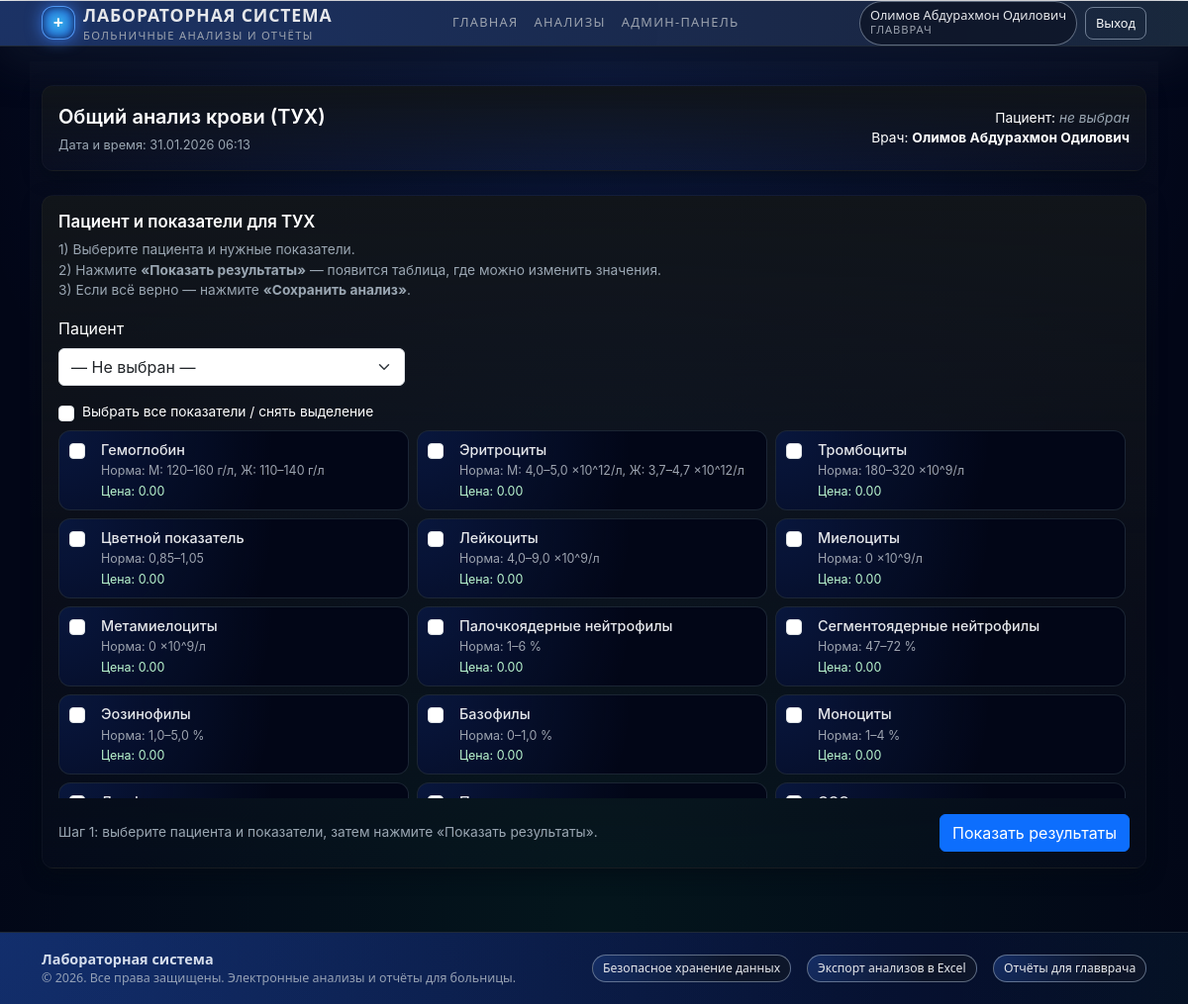
Page /pages/doctor/tuh.php (signed in) on the committed database.
### tables this page shows
CREATE TABLE `analysis_indicators` (
  `id` int(11) NOT NULL,
  `analysis_type_id` int(11) NOT NULL,
  `name` varchar(255) NOT NULL,
  `norm_text` varchar(255) NOT NULL,
  `default_price` decimal(10,2) NOT NULL DEFAULT 0.00
);

### includes/functions.php (called while the page is built, shortened)
<?php
function current_user_name(): string
{
    return $_SESSION['user_name'] ?? '';
}

### pages/doctor/tuh.php (the view, shortened to what this page needs)
<?php
require_once __DIR__ . '/../../includes/functions.php';
$doctorName = current_user_name();
$patientId       = null;
$patientName     = 'Пациент не выбран';
$patientSexLabel = '';
$sql = "
    SELECT ai.id, ai.name, ai.norm_text, ai.default_price
    FROM analysis_indicators ai
    JOIN analysis_types t ON ai.analysis_type_id = t.id
    WHERE t.code = 'TUH'
    ORDER BY ai.id
";
$stmt = $pdo->query($sql);
$tuhParams = $stmt->fetchAll();
$selectedIds   = [];
require_once __DIR__ . '/../../includes/header.php';
?>
<link rel="stylesheet" href="/lab-system/public/css/ba.css">
<div class="container py-4 ba-page">
    <div class="ba-header panel mb-4 p-3">
        <div class="d-flex flex-column flex-md-row justify-content-between align-items-md-center gap-2">
            <div>
                <div class="ba-header-title">Общий анализ крови (ТУХ)</div>
                <div class="ba-header-meta">
                    Дата и время: <?php echo date('d.m.Y H:i'); ?>
                </div>
            </div>
            <div class="text-md-end small">
                <div>
                    Пациент:
                    <?php if ($patientId): ?>
                        <strong><?php echo htmlspecialchars($patientName); ?></strong>
                        <?php if ($patientSexLabel): ?>
                            (<?php echo htmlspecialchars($patientSexLabel); ?>)
                        <?php endif; ?>
                    <?php else: ?>
                        <span class="text-muted-soft"><em>не выбран</em></span>
                    <?php endif; ?>
                </div>
                <div>
                    Врач:
                    <strong><?php echo htmlspecialchars($doctorName); ?></strong>
                </div>
            </div>
        </div>
    </div>
    <div class="panel p-3 mb-3">
        <h2 class="ba-section-title">Пациент и показатели для ТУХ</h2>
        <p class="text-muted-soft small mb-3">
            1) Выберите пациента и нужные показатели.<br>
            2) Нажмите <strong>«Показать результаты»</strong> — появится таблица, где можно изменить значения.<br>
            3) Если всё верно — нажмите <strong>«Сохранить анализ»</strong>.
        </p>
        <form method="post" action="/lab-system/index.php?page=tuh">
            <div class="row g-3 mb-3">
                <div class="col-12 col-md-6 col-lg-4">
                    <label class="form-label">Пациент</label>
                    <select name="patient_id" class="form-select">
                        <option value="">— Не выбран —</option>
                    </select>
                </div>
            </div>
            <div class="d-flex align-items-center mb-2">
                <input
                    type="checkbox"
                    id="select_all_tuh"
                    class="form-check-input me-2"
                >
                <label for="select_all_tuh" class="form-check-label small">
                    Выбрать все показатели / снять выделение
                </label>
            </div>
            <div class="row g-2 ba-parameters-list">
                <?php foreach ($tuhParams as $param): ?>
                    <div class="col-12 col-md-6 col-lg-4">
                        <label class="ba-param-item">
                            <input
                                type="checkbox"
                                class="form-check-input me-2 tuh-param-checkbox"
                                name="parameters[]"
                                value="<?php echo (int)$param['id']; ?>"
                                <?php echo in_array((int)$param['id'], $selectedIds, true) ? 'checked' : ''; ?>
                            >
                            <div class="ba-param-text">
                                <div class="ba-param-name">
                                    <?php echo htmlspecialchars($param['name']); ?>
                                </div>
                                <div class="ba-param-norm">
                                    Норма: <?php echo htmlspecialchars($param['norm_text']); ?>
                                </div>
                                <div class="ba-param-price">
                                    Цена: <?php echo number_format((float)$param['default_price'], 2, '.', ' '); ?>
                                </div>
                            </div>
                        </label>
                    </div>
                <?php endforeach; ?>
            </div>
            <div class="mt-3 d-flex justify-content-between align-items-center">
                <div class="small text-muted-soft">
                    Шаг 1: выберите пациента и показатели, затем нажмите
                    &laquo;Показать результаты&raquo;.
                </div>
                <button type="submit" class="btn btn-primary">
                    Показать результаты
                </button>
            </div>
        </form>
    </div>
</div>
<?php
require_once __DIR__ . '/../../includes/footer.php';

### public/css/base.css (style rules this page uses)
html, body { height: 100%; }
.panel { background: radial-gradient(circle at top left, rgba(37, 99, 235, 0.12), transparent 65%), #0b1120; border-radius: 18px; border: 1px solid rgba(31, 41, 55, 0.8); box-shadow: 0 18px 45px rgba(15, 23, 42, 0.9); color: white; animation: panelFadeIn 0.35s ease-out; }
.text-muted-soft { color: #9ca3af; }

### public/css/ba.css (style rules this page uses)
.ba-page { padding-bottom: 32px; }
.ba-header { background: radial-gradient(circle at top left, rgba(56, 189, 248, 0.25), transparent 65%), #020617; }
.ba-header-title { font-weight: 600; font-size: 1rem; color: #e5e7eb; }
.ba-header-meta { font-size: 0.8rem; color: #9ca3af; }
.ba-section-title { font-size: 0.95rem; font-weight: 600; color: #e5e7eb; }
.ba-parameters-list { max-height: 380px; overflow-y: auto; padding-right: 4px; }
.ba-param-item { display: flex; align-items: flex-start; gap: 8px; padding: 8px 10px; border-radius: 12px; background: radial-gradient(circle at top left, rgba(37, 99, 235, 0.18), transparent 60%), #020617; border: 1px solid rgba(31, 41, 55, 0.9); cursor: pointer; transition: background 0.16s ease-out, border-color 0.16s ease-out, transform 0.12s ease-out, box-shadow 0.12s ease-out; }
.ba-param-text { display: flex; flex-direction: column; gap: 2px; }
.ba-param-name { font-size: 0.9rem; font-weight: 500; color: #e5e7eb; }
.ba-param-norm { font-size: 0.78rem; color: #9ca3af; }
.ba-param-price { font-size: 0.78rem; color: #bbf7d0; }
:root { --bg:#0f1720; --panel:#11151a; --muted:#9aa6b2; --accent1:#6dd3ff; --accent2:#7be58a; --glass: rgba(255,255,255,0.03); --glass-2: rgba(255,255,255,0.04); --radius:12px; --tile-shadow: 0 6px 18px rgba(3,10,18,0.6); --trans: 220ms cubic-bezier(.2,.9,.3,1); }
.ba-page { background: linear-gradient(180deg, rgba(255,255,255,0.02), transparent 60%); color: #e6eef6; min-height: 100vh; font-family: Inter, "Segoe UI", Roboto, "Helvetica Neue", Arial, sans-serif; padding-bottom: 80px; }
.panel { background: linear-gradient(180deg, var(--panel), rgba(255,255,255,0.01)); border-radius: var(--radius); padding: 18px; box-shadow: var(--tile-shadow); border: 1px solid rgba(255,255,255,0.03); }
.ba-header-title { font-size: 1.25rem; font-weight: 600; color: #fff; }
.ba-header-meta { color: var(--muted); margin-top: 4px; }
.ba-section-title { font-weight: 600; color: #fff; font-size: 1.05rem; }
.text-muted-soft { color: var(--muted); }
.small { font-size:0.86rem; }

### rows in the picture
analysis_indicators: name "Гемоглобин", norm_text "М: 120–160 г/л, Ж: 110–140 г/л", default_price "0.00"
analysis_indicators: name "Эритроциты", norm_text "М: 4,0–5,0 ×10^12/л, Ж: 3,7–4,7 ×10^12/л", default_price "0.00"
analysis_indicators: name "Тромбоциты", norm_text "180–320 ×10^9/л", default_price "0.00"
analysis_indicators: name "Цветной показатель", norm_text "0,85–1,05", default_price "0.00"
analysis_indicators: name "Лейкоциты", norm_text "4,0–9,0 ×10^9/л", default_price "0.00"
analysis_indicators: name "Миелоциты", norm_text "0 ×10^9/л", default_price "0.00"
analysis_indicators: name "Метамиелоциты", norm_text "0 ×10^9/л", default_price "0.00"
analysis_indicators: name "Палочкоядерные нейтрофилы", norm_text "1–6 %", default_price "0.00"
analysis_indicators: name "Сегментоядерные нейтрофилы", norm_text "47–72 %", default_price "0.00"
analysis_indicators: name "Эозинофилы", norm_text "1,0–5,0 %", default_price "0.00"
analysis_indicators: name "Базофилы", norm_text "0–1,0 %", default_price "0.00"
analysis_indicators: name "Моноциты", norm_text "1–4 %", default_price "0.00"

### other values in the picture
current_user_name() "Олимов Абдурахмон Одилович"
$doctorName "Олимов Абдурахмон Одилович"
